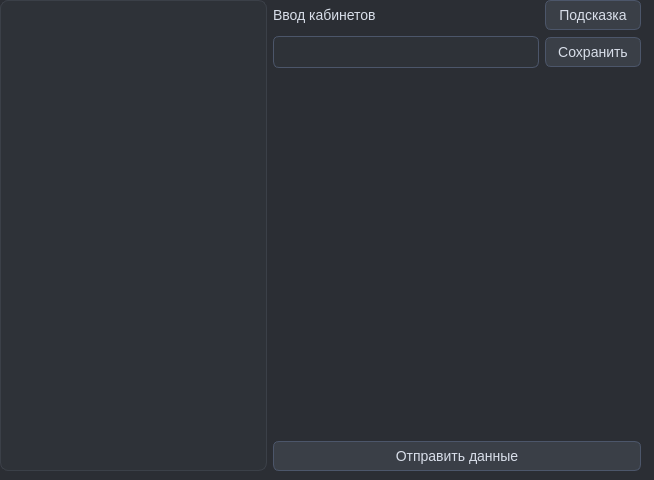
<?xml version="1.0" encoding="UTF-8"?>
<ui version="4.0">
 <class>AddCabinetsDialog</class>
 <widget class="QDialog" name="AddCabinetsDialog">
  <property name="geometry">
   <rect>
    <x>0</x>
    <y>0</y>
    <width>654</width>
    <height>480</height>
   </rect>
  </property>
  <property name="windowTitle">
   <string>Dialog</string>
  </property>
  <property name="styleSheet">
   <string notr="true">/* ===== QWidget (база) ===== */
QWidget {
    background-color: #2B2E34;
    color: #D8DEE9;
    font-family: &quot;Segoe UI&quot;, &quot;Inter&quot;, &quot;Arial&quot;;
    font-size: 14px;
}

/* ===== QLabel ===== */
QLabel {
    color: #D8DEE9;
}

QLabel#titleLabel {
    font-size: 18px;
    font-weight: 600;
    color: #ECEFF4;
}

QLabel#secondaryLabel {
    color: #AEB6C2;
    font-size: 13px;
}

/* ===== QPushButton ===== */
QPushButton {
    background-color: #3A3F47;
    color: #D8DEE9;
    border: 1px solid #4C566A;
    border-radius: 6px;
    padding: 6px 12px;
}

QPushButton:hover {
    background-color: #434955;
}

QPushButton:pressed {
    background-color: #4C566A;
}

QPushButton:disabled {
    background-color: #2E3238;
    color: #6C7280;
    border: 1px solid #2E3238;
}

/* ===== QLineEdit ===== */
QLineEdit {
    background-color: #2E3238;
    color: #ECEFF4;
    border: 1px solid #4C566A;
    border-radius: 6px;
    padding: 6px;
}

QLineEdit:focus {
    border: 1px solid #81A1C1;
    background-color: #32363D;
}

/* Placeholder текст */
QLineEdit::placeholder {
    color: #7A8190;
}

/* ===== QListWidget ===== */
QListWidget {
    background-color: #2E3238;
    border: 1px solid #3B4048;
    border-radius: 8px;
    padding: 4px;
    outline: none;
}

QListWidget::item {
    padding: 8px 10px;
    margin: 2px;
    border-radius: 6px;
    color: #D8DEE9;
}

/* Hover по элементу */
QListWidget::item:hover {
    background-color: #3A3F47;
}

/* Выбранный элемент */
QListWidget::item:selected {
    background-color: #3E4451;
    color: #ECEFF4;
}

/* Выбранный, но без фокуса */
QListWidget::item:selected:!active {
    background-color: #363B44;
}

/* ===== ScrollBar ===== */
QScrollBar:vertical {
    background: #2B2E34;
    width: 8px;
}

QScrollBar::handle:vertical {
    background: #4C566A;
    border-radius: 4px;
}

QScrollBar::handle:vertical:hover {
    background: #5E677A;
}
</string>
  </property>
  <widget class="QWidget" name="gridLayoutWidget">
   <property name="geometry">
    <rect>
     <x>0</x>
     <y>0</y>
     <width>641</width>
     <height>471</height>
    </rect>
   </property>
   <layout class="QGridLayout" name="gridLayout">
    <item row="2" column="1">
     <spacer name="verticalSpacer_2">
      <property name="orientation">
       <enum>Qt::Orientation::Vertical</enum>
      </property>
      <property name="sizeHint" stdset="0">
       <size>
        <width>20</width>
        <height>40</height>
       </size>
      </property>
     </spacer>
    </item>
    <item row="1" column="2">
     <widget class="QPushButton" name="btnSave">
      <property name="text">
       <string>Сохранить</string>
      </property>
     </widget>
    </item>
    <item row="1" column="1">
     <widget class="QLineEdit" name="lineEditCab"/>
    </item>
    <item row="3" column="1">
     <spacer name="verticalSpacer">
      <property name="orientation">
       <enum>Qt::Orientation::Vertical</enum>
      </property>
      <property name="sizeHint" stdset="0">
       <size>
        <width>20</width>
        <height>40</height>
       </size>
      </property>
     </spacer>
    </item>
    <item row="0" column="2">
     <widget class="QPushButton" name="btnHelp">
      <property name="text">
       <string>Подсказка</string>
      </property>
     </widget>
    </item>
    <item row="0" column="1">
     <widget class="QLabel" name="label">
      <property name="text">
       <string>Ввод кабинетов</string>
      </property>
     </widget>
    </item>
    <item row="0" column="0" rowspan="5">
     <widget class="QListWidget" name="listWidgetPriview"/>
    </item>
    <item row="4" column="1" colspan="2">
     <widget class="QPushButton" name="btnGo">
      <property name="text">
       <string>Отправить данные</string>
      </property>
     </widget>
    </item>
   </layout>
  </widget>
 </widget>
 <resources/>
 <connections/>
</ui>
